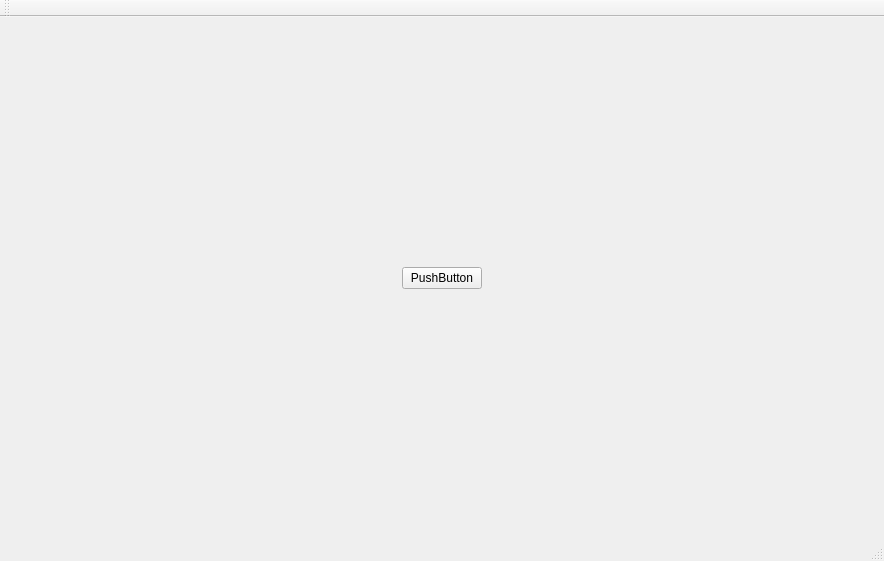
<?xml version="1.0" encoding="UTF-8"?>
<ui version="4.0">
 <class>CReportClass</class>
 <widget class="QMainWindow" name="CReportClass">
  <property name="geometry">
   <rect>
    <x>0</x>
    <y>0</y>
    <width>884</width>
    <height>561</height>
   </rect>
  </property>
  <property name="windowTitle">
   <string>자기소개</string>
  </property>
  <widget class="QWidget" name="centralWidget">
   <layout class="QHBoxLayout" name="horizontalLayout">
    <item>
     <spacer name="horizontalSpacer_2">
      <property name="orientation">
       <enum>Qt::Horizontal</enum>
      </property>
      <property name="sizeHint" stdset="0">
       <size>
        <width>40</width>
        <height>20</height>
       </size>
      </property>
     </spacer>
    </item>
    <item>
     <widget class="QPushButton" name="pushButton_yoolin">
      <property name="text">
       <string>PushButton</string>
      </property>
     </widget>
    </item>
    <item>
     <spacer name="horizontalSpacer">
      <property name="orientation">
       <enum>Qt::Horizontal</enum>
      </property>
      <property name="sizeHint" stdset="0">
       <size>
        <width>40</width>
        <height>20</height>
       </size>
      </property>
     </spacer>
    </item>
   </layout>
  </widget>
  <widget class="QMenuBar" name="menuBar">
   <property name="geometry">
    <rect>
     <x>0</x>
     <y>0</y>
     <width>884</width>
     <height>22</height>
    </rect>
   </property>
  </widget>
  <widget class="QToolBar" name="mainToolBar">
   <attribute name="toolBarArea">
    <enum>TopToolBarArea</enum>
   </attribute>
   <attribute name="toolBarBreak">
    <bool>false</bool>
   </attribute>
  </widget>
  <widget class="QStatusBar" name="statusBar"/>
 </widget>
 <layoutdefault spacing="6" margin="11"/>
 <resources>
  <include location="Report.qrc"/>
 </resources>
 <connections/>
</ui>
